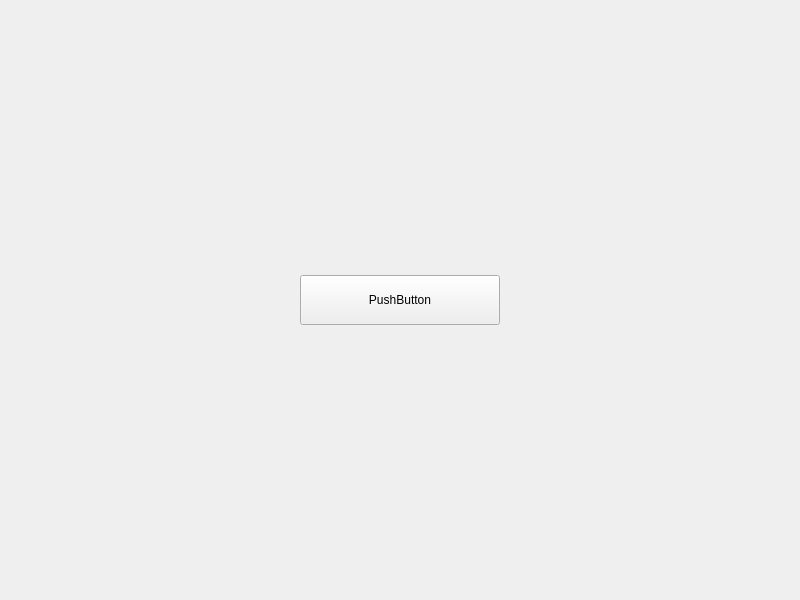
<?xml version="1.0" encoding="UTF-8"?>
<ui version="4.0">
 <class>MainWindow</class>
 <widget class="QMainWindow" name="MainWindow">
  <property name="geometry">
   <rect>
    <x>0</x>
    <y>0</y>
    <width>800</width>
    <height>600</height>
   </rect>
  </property>
  <property name="windowTitle">
   <string>MainWindow</string>
  </property>
  <widget class="QWidget" name="centralwidget">
   <layout class="QGridLayout" name="gridLayout">
    <item row="0" column="0">
     <widget class="QPushButton" name="pushButton">
      <property name="minimumSize">
       <size>
        <width>50</width>
        <height>50</height>
       </size>
      </property>
      <property name="maximumSize">
       <size>
        <width>200</width>
        <height>16777215</height>
       </size>
      </property>
      <property name="text">
       <string>PushButton</string>
      </property>
     </widget>
    </item>
   </layout>
  </widget>
 </widget>
 <resources/>
 <connections/>
</ui>
